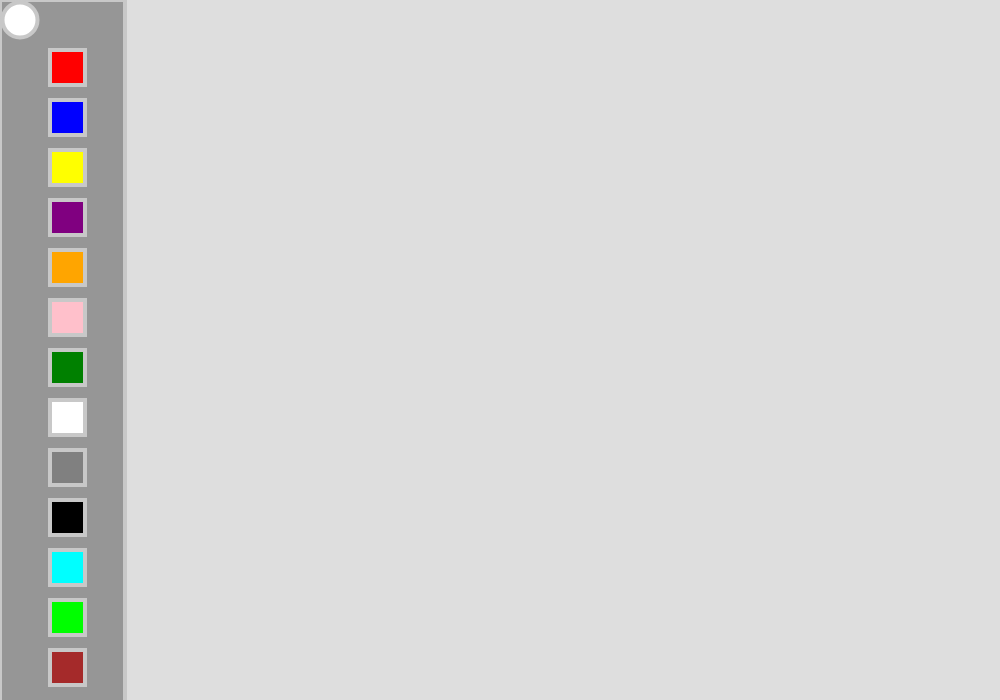
Frame 1 (no input)
Frame 60 (no input): identical to frame 1, image omitted
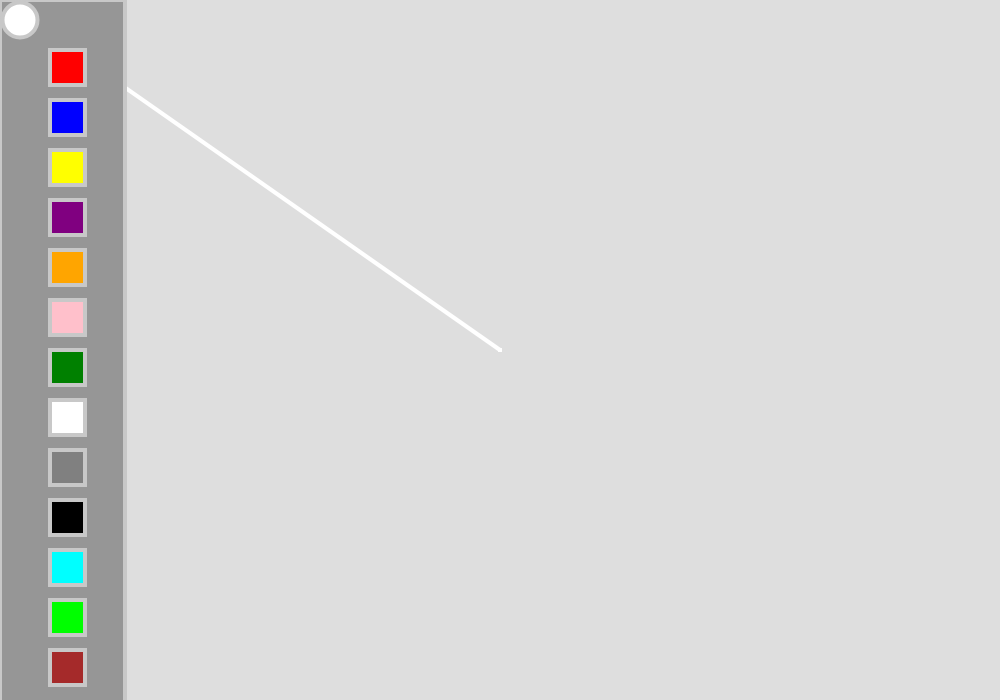
Frame 120 (the mouse pressed at the canvas centre since frame 60)

The p5.js sketch that drew these frames (run headless with seeded random() and noise() and a simulated clock; from frame 60 on, the mouse is pressed at the canvas centre):

// p5.js sketch
// ── sketch.js

let selectedColor;
let buttons;
let display;
let sidePanel;


function setup() {
  createCanvas(1000, 700);
  background(222);
  selectedColor = color('white');

  display = new ColorDisplay(20, 20, color(selectedColor));
  sidePanel = new AdvanceButton(0,0,125,1000,color(150))
  buttons = [
    new Button(50,50,color('red')),
    new Button(50,100,color('blue')),
    new Button(50,150,color('yellow')),
    new Button(50,200,color('purple')),
    new Button(50,250,color('orange')),
    new Button(50,300,color('pink')),
    new Button(50,350,color('green')),
    new Button(50,400,color('white')),
    new Button(50,450,color('gray')),
    new Button(50,500,color('black')),
    new Button(50,550,color('aqua')),
    new Button(50,600,color('lime')),
    new Button(50,650,color('brown')),
  
  ];


    
}

function draw() {
  if (mouseIsPressed == true) {
    if(sidePanel.contains(mouseX,mouseY)) {
    for(let i=0;i < 13 ;i++) {
      if(buttons[i].contains(mouseX,mouseY)) {
        selectedColor = buttons[i].fill;
        display.fill = selectedColor;

      }
    }
  }
  else {
    stroke(selectedColor);
    strokeWeight(4);
    line(mouseX, mouseY, pmouseX, pmouseY);
  }
}
  sidePanel.draw();
  for(let i=0;i < buttons.length;i++) {
    buttons[i].draw();
  }
  
  display.draw();

}



class Button {
  constructor(x,y, fill) {
    this.x = x;
    this.y = y;
    this.fill = fill;
  }
  draw() {
    strokeWeight(4);
    stroke(200);
    fill(this.fill);
    square(this.x,this.y,35);
   
  }
  contains(x,y) {
    let insideX = x >= this.x && x <= this.x+35;
    let insideY = y >= this.y && y <= this.y+35;
    return insideX && insideY;
  }
}

class AdvanceButton {
  constructor(x,y, sizeX, sizeY, fill) {
    this.x = x;
    this.y = y;
    this.sizeX = sizeX;
    this.sizeY = sizeY;
    this.fill = fill;
  }
  draw() {
    strokeWeight(4);
    stroke(200);
    fill(this.fill);
    rect(this.x,this.y,this.sizeX,this.sizeY);
   
  }
  contains(x,y) {
    let insideX = x >= this.x && x <= this.x+ this.sizeX;
    let insideY = y >= this.y && y <= this.y+ this.sizeY;
    return insideX && insideY;
  }
}


class ColorDisplay {
  constructor(x,y, fill) {
    this.x = x;
    this.y = y;
    this.fill = fill;
  }

  draw() {
    strokeWeight(4);
    stroke(200);
    fill(this.fill);
    circle(this.x,this.y,35);
   
  }

}
